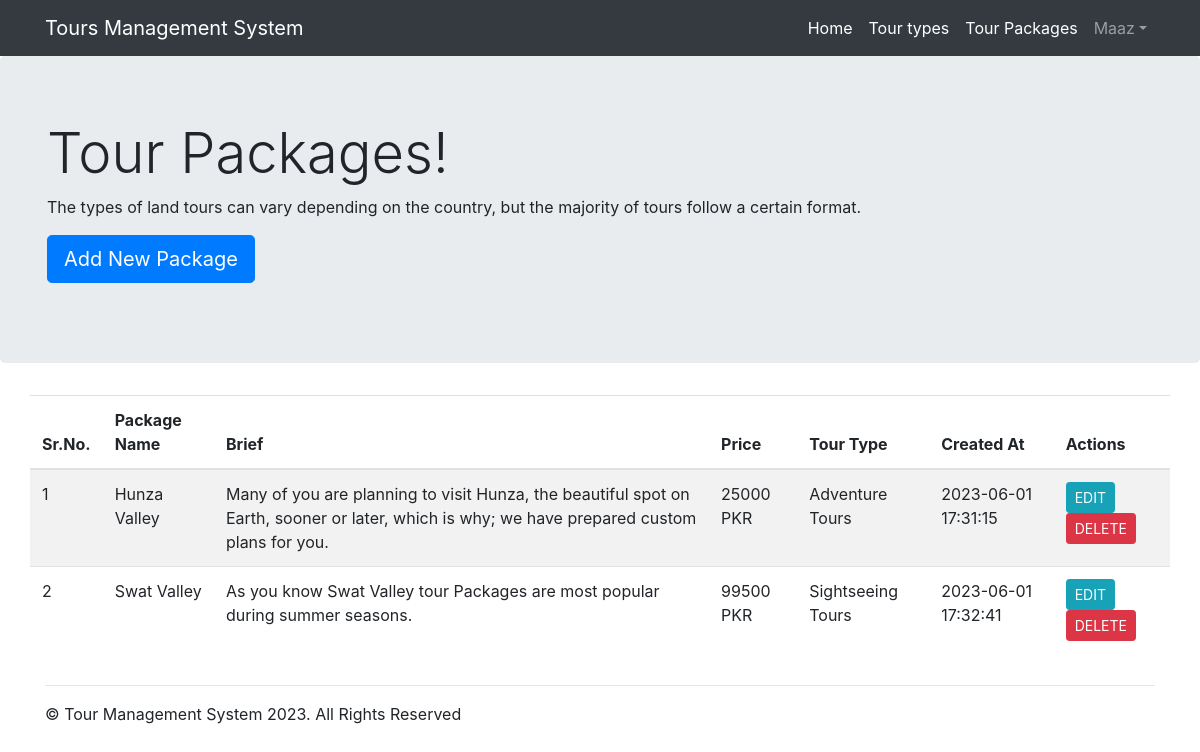
/tour_packages.php (signed in), run on the app's committed database.
### tables this page shows
CREATE TABLE `tour_packages` (
  `id` int NOT NULL,
  `name` varchar(255) NOT NULL,
  `description` varchar(255) NOT NULL,
  `price` int NOT NULL,
  `tour_type` int NOT NULL,
  `created_at` timestamp NOT NULL DEFAULT CURRENT_TIMESTAMP
);

CREATE TABLE `tour_types` (
  `id` int NOT NULL,
  `type` varchar(255) NOT NULL,
  `created_at` timestamp NOT NULL DEFAULT CURRENT_TIMESTAMP
);

### lib/TourPackage.php (called while the page is built, shortened)
<?php
include_once 'Database.php';
class TourPackage{
    private $db;
    public function __construct(){
        $this->db = new Database();
    }
    public function showAllTourPackages()
    {
        $q = "SELECT `tour_packages`.*, `tour_types`.`type` FROM `tour_packages` JOIN `tour_types` ON `tour_packages`.`tour_type` = `tour_types`.`id` ORDER BY `id` ASC";
        $stmt = $this->db->con->query($q);
        $data = $stmt->fetch_all(MYSQLI_ASSOC);
        return $data;
    }
}
?>

### lib/Database.php (called while the page is built, shortened)
<?php
class Database{
    private $host = 'localhost';
    private $username = 'root';
    private $password = '';
    private $dbname = 'tours_db';
    public $con;
    public function __construct(){
        if(!isset($this->con)){
            try {
                $this->con = new mysqli($this->host, $this->username, $this->password, $this->dbname);
            } catch(Exception $e){
                throw new Exception($e->getMessage());
            }
        }
    }
}
?>

### tour_packages.php (the view, shortened to what this page needs)
<?php include 'inc/header.php'; ?>
<?php include 'lib/TourPackage.php'; ?>
<?php
    $tourpkg = new TourPackage();
    $row = $tourpkg->showAllTourPackages();
?>
<main role="main">
    <div class="jumbotron">
        <div class="container">
            <h1 class="display-4">Tour Packages!</h1>
            <p>The types of land tours can vary depending on the country, but the majority of tours follow a certain format.</p>
            <p><a class="btn btn-primary btn-lg" href="add_tour_package.php" role="button">Add New Package</a></p>
        </div>
    </div>
    <div class="container">
        <div class="row">
            <table class="table table-striped">
                <thead>
                    <th>Sr.No.</th>
                    <th>Package Name</th>
                    <th>Brief</th>
                    <th>Price</th>
                    <th>Tour Type</th>
                    <th>Created At</th>
                    <th>Actions</th>
                </thead>
                <tbody>
                    <?php $i = 0;
                        foreach($row as $data){
                            $i++;
                            ?>
                            <tr>
                                <td><?=$i;?></td>
                                <td><?=$data['name']?></td>
                                <td><?=$data['description']?></td>
                                <td><?=$data['price'].' PKR'?></td>
                                <td><?=$data['type']?></td>
                                <td><?=$data['created_at']?></td>
                                <td>
                                    <a href="edit_tour_package.php?id=<?=$data['id']?>" class="btn btn-info btn-sm">EDIT</a>
                                    <a href="tour_packages.php?id=<?=$data['id']?>&action=delete" class="btn btn-danger btn-sm">DELETE</a>
                                </td>
                            </tr>
                    <?php
                        }
                    ?>
                </tbody>
            </table>
        </div>
    <hr>
    </div>
</main>
<?php include 'inc/footer.php'; ?>

### assets/css/style.css (style rules this page uses)
body { padding-top: 3.5rem; }

### data on the page
tour_packages: name "Hunza Valley", description "Many of you are planning to visit Hunza, the beautiful spot on Earth, sooner or later, which is why; we have prepared custom plans for you.", price "25000", tour_types.type "Adventure Tours", created_at "2023-06-01 17:31:15"
tour_packages: name "Swat Valley", description "As you know Swat Valley tour Packages are most popular during summer seasons.", price "99500", tour_types.type "Sightseeing Tours", created_at "2023-06-01 17:32:41"

### other printed values
$name "Maaz"
